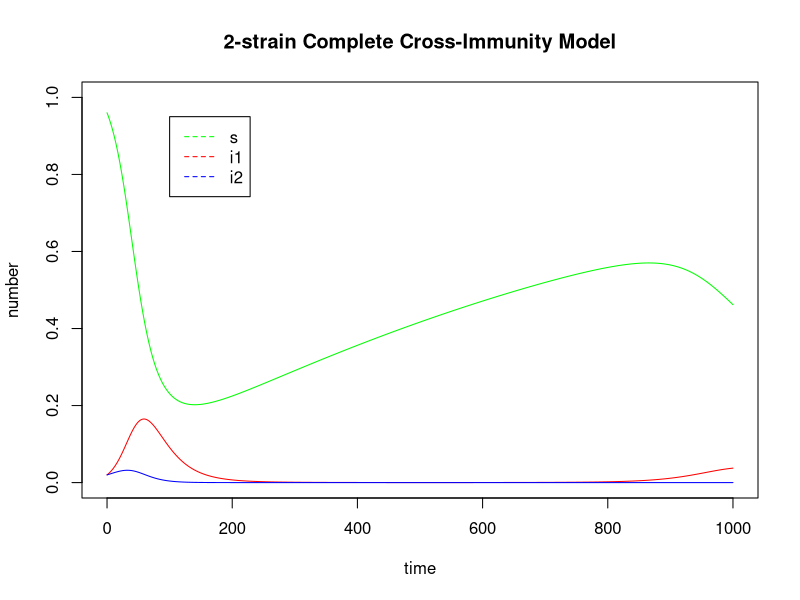

Write R code to recreate this figure.

library (deSolve) ## you need to load the package deSolve

### create a function that contains the ODE model, the function
### takes as argument t (time), x (state variables), and parms (parameters)

  sir.twostrains=function(t,x,parms){
  s=x[1]; i1=x[2]; i2=x[3]; r=x[4];
  
  ds=parms["mho"]-parms["beta1"]*i1*s-parms["beta2"]*i2*s-parms["mho"]*s
  di1=parms["beta1"]*i1*s-parms["gamma1"]*i1-parms["mho"]*i1-parms["m1"]*i1
  di2=parms["beta2"]*i2*s-parms["gamma2"]*i2-parms["mho"]*i2-parms["m2"]*i2
  dr=parms["gamma1"]*i1-parms["gamma2"]*i2-parms["mho"]*r
  dY=c(ds,di1,di2,dr)
  return(list(dY))
  
  }

## vector with the time sequence

times=seq(0, 1000, 0.1)

## vector containing the parameters

parms=c(beta1=0.12, beta2=0.1,gamma1=0.04, gamma2=0.05, mho=0.001, m1=0.01, m2=0.02)

## vector containing the initial values
x0=c(s=0.96, i1=0.02, i2=0.02, r=0)

Rnot1 = parms["beta1"]/(parms["gamma1"]+parms["mho"]+parms["m1"])

Rnot2 = parms["beta2"]/(parms["gamma2"]+parms["mho"]+parms["m2"])

# out is a dataframe containing the model simulated trajectory
out=as.data.frame ( lsoda(x0, times, sir.twostrains, parms))

plot (times, out$s, type="l", xlab="time", ylab="number",  col="green", ylim=c(0,1), main = "2-strain Complete Cross-Immunity Model")
lines (times, out$i1, type="l", col="red")
lines (times, out$i2, type="l", col="blue")
legend (100, 0.95, c("s", "i1","i2"),lty=c( 2, 2, 2), col=c("green","red", "blue"))
